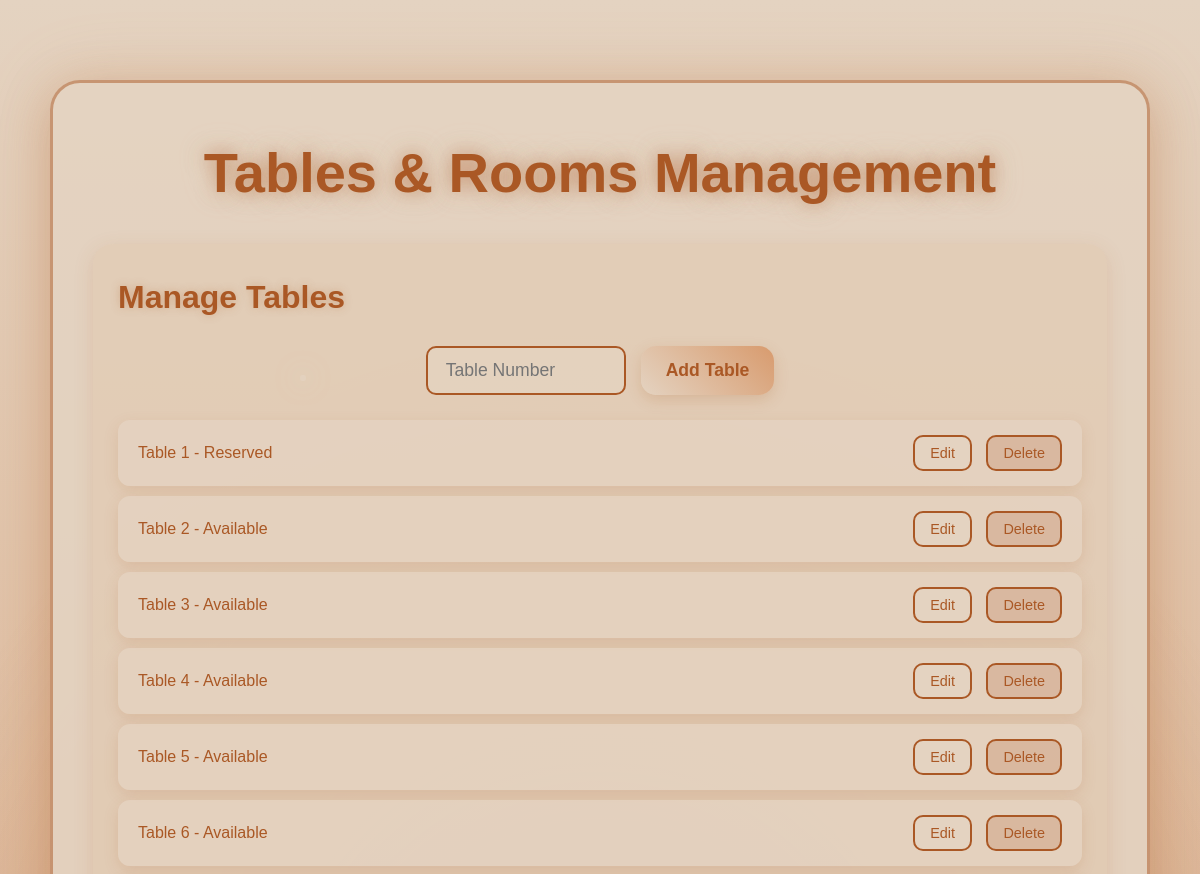
Before: /cafe/admin/tables_rooms/ (signed in, upper part) with the older database file.
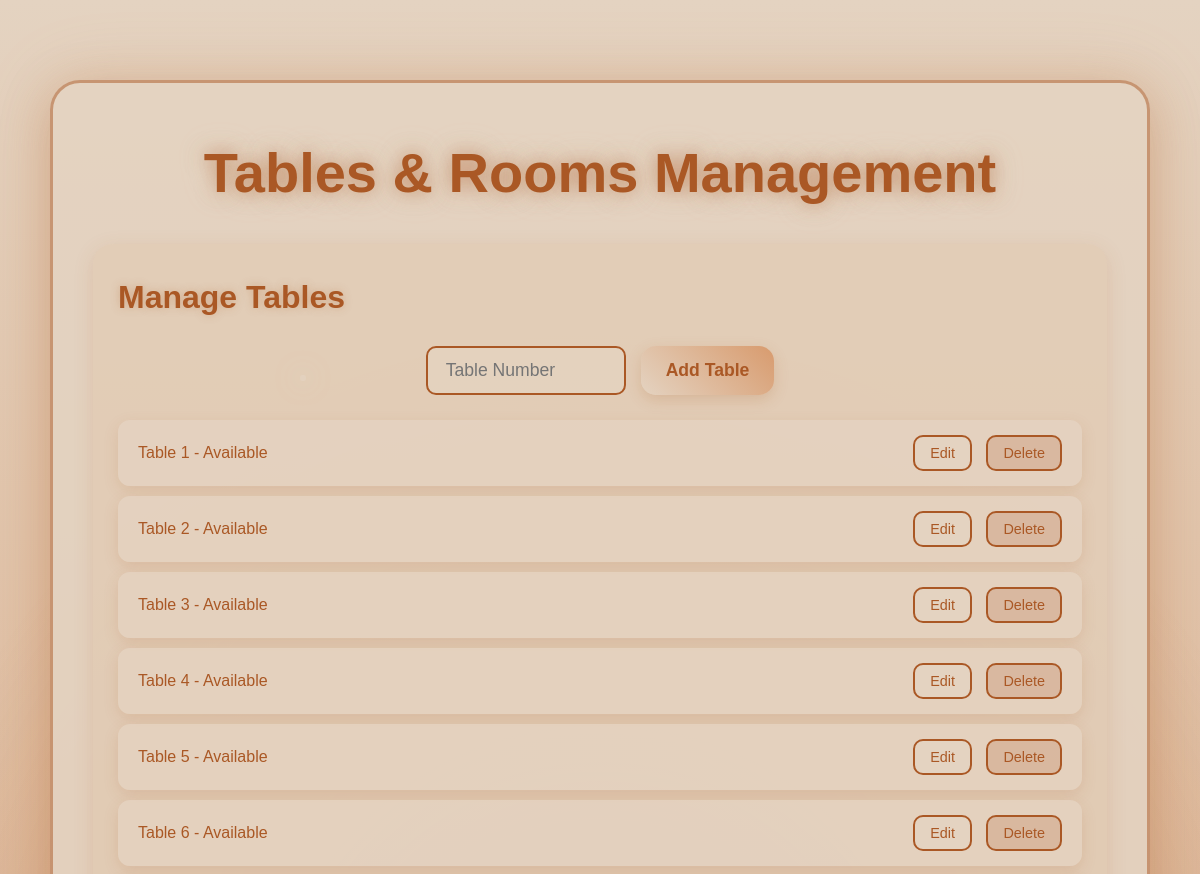
After: the same page with the newer database file.
### cafe/models.py (models this page shows, shortened)
class Table(models.Model):
    number = models.IntegerField(unique=True)
    is_available = models.BooleanField(default=True)

### cafe/views.py (the view)
# urls.py: path('admin/tables_rooms/', views.tables_rooms_page, name='tables_rooms_page'),
@login_required
@user_passes_test(lambda u: u.is_staff)
def tables_rooms_page(request):
    context = {
        'tables': Table.objects.all(),
        'rooms': Room.objects.all(),
    }
    return render(request, 'cafe/tables_rooms_page.html', context)

### cafe/templates/cafe/tables_rooms_page.html (shortened to what this page needs)
{% load static %}
<!DOCTYPE html>
<html lang="en">
<head>
</head>
<body>
    <div class="tables-rooms-container">
        <h1>Tables & Rooms Management</h1>
        <div class="section">
            <h2>Manage Tables</h2>
            <form id="add-table-form" method="POST" action="{% url 'cafe:add_table' %}">
                <input type="number" name="number" placeholder="Table Number" required>
                <button type="submit">Add Table</button>
            </form>
            <ul id="tables-list">
                {% for table in tables %}
                    <li>
                        Table {{ table.number }} - {{ table.is_available|yesno:"Available,Reserved" }}
                        <div>
                            <button class="edit-btn" data-id="{{ table.id }}" data-number="{{ table.number }}" data-available="{{ table.is_available }}">Edit</button>
                            <button class="delete-btn" data-id="{{ table.id }}">Delete</button>
                        </div>
                    </li>
                {% endfor %}
            </ul>
        </div>
    </div>
</body>
</html>

Changed rows visible on the page:
changed Table (number 1 of 6 on the later page): is_available "Reserved" → "Available"
